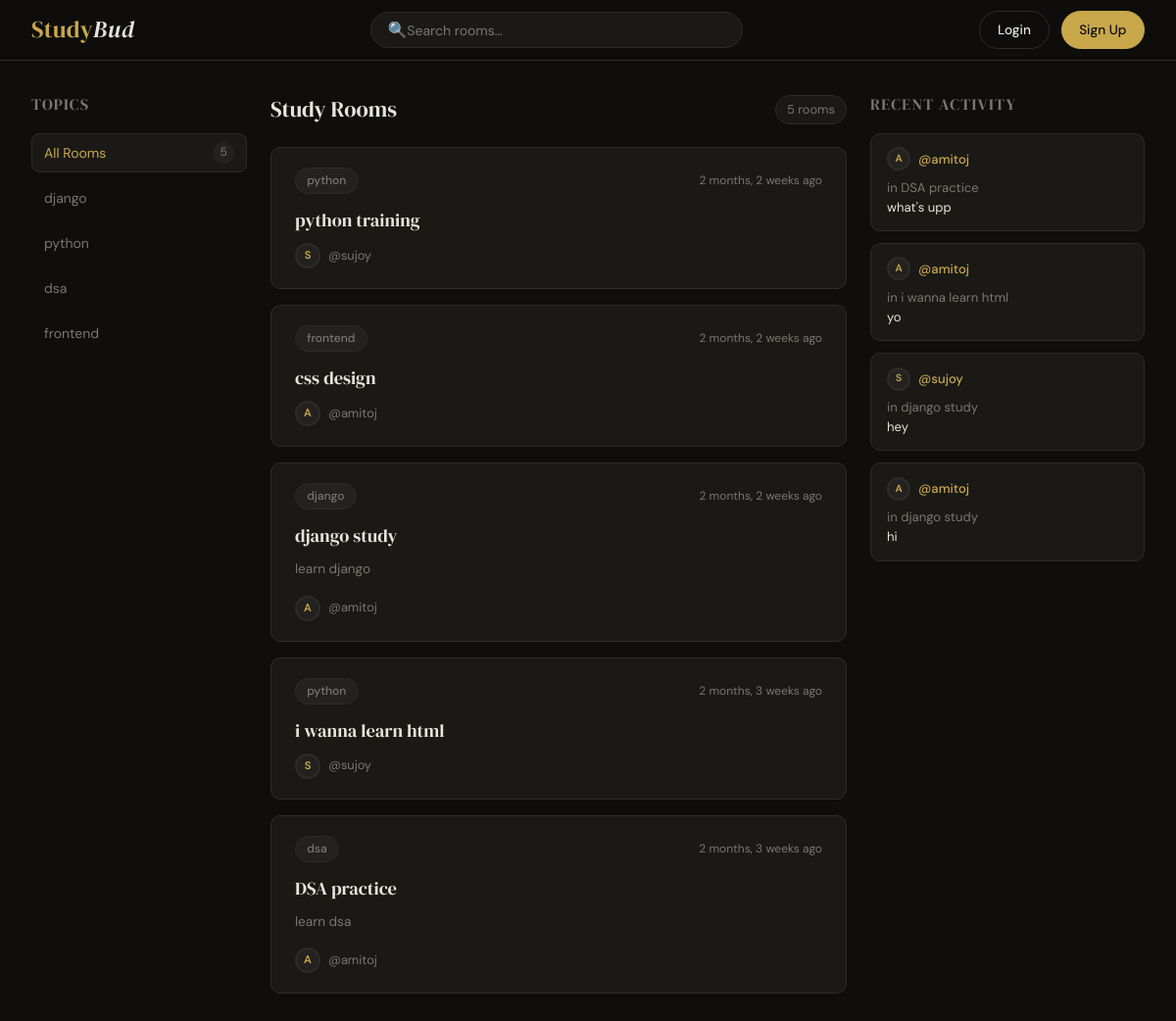
The page / on the database its author committed.
### base/models.py (models this page shows, shortened)
class Topic(models.Model):
    name = models.CharField(max_length=200)
    def __str__(self):
        return self.name

class Room(models.Model):
    host = models.ForeignKey(User, on_delete=models.SET_NULL, null=True)
    topic = models.ForeignKey(Topic, on_delete=models.SET_NULL, null=True)
    name = models.CharField(max_length=200)
    description = models.TextField(null=True, blank=True)
    participants = models.ManyToManyField(User, related_name='participants', blank=True)
    updated = models.DateTimeField(auto_now=True)
    created = models.DateTimeField(auto_now_add=True)
    class Meta:
        ordering = ['-updated', '-created']

class Message(models.Model):
    user = models.ForeignKey(User, on_delete=models.CASCADE)
    room = models.ForeignKey(Room, on_delete=models.CASCADE)
    body = models.TextField()
    updated = models.DateTimeField(auto_now=True)
    created = models.DateTimeField(auto_now_add=True)
    class Meta:
        ordering = ['-updated', '-created']

### base/views.py (the view)
# urls.py: path('',views.home, name="home"),
def home(request):
    q = request.GET.get('q', '')   # default empty string
    rooms = Room.objects.filter(
        Q( topic__name__icontains=q)|
        Q(name__icontains=q)|
        Q(description__icontains=q)
    )
    topics = Topic.objects.all()
    room_count = rooms.count()
    room_messages = Message.objects.all().filter(Q(room__topic__name__icontains=q))
    context = {'rooms': rooms, 'topics': topics, 'room_count': room_count, 'room_messages': room_messages}
    return render(request, 'base/home.html', context)

### base/templates/base/home.html (shortened to what this page needs)
{% extends 'base/main.html' %}
{% block content %}
<div class="home-layout">
  <aside class="topics-sidebar">
    <p class="sidebar-title">Topics</p>
    <div class="topics-list">
      <a href="{% url 'home' %}" class="topic-item {% if not request.GET.q %}active{% endif %}">
        <span>All Rooms</span>
        <span class="count">{{ room_count }}</span>
      </a>
      {% for topic in topics %}
      <a href="{% url 'home' %}?q={{ topic.name }}" class="topic-item {% if request.GET.q == topic.name %}active{% endif %}">
        <span>{{ topic.name }}</span>
      </a>
      {% endfor %}
    </div>
  </aside>
  <main>
    <div class="feed-header">
      <h2>Study Rooms</h2>
      <span class="room-count">{{ room_count }} room{{ room_count|pluralize }}</span>
    </div>
    <div class="rooms-list">
      {% for room in rooms %}
      <div class="room-card">
        <div class="room-card__meta">
          <a href="{% url 'home' %}?q={{ room.topic.name }}" class="tag">{{ room.topic }}</a>
          <span class="room-card__time">{{ room.updated|timesince }} ago</span>
        </div>
        <h3 class="room-card__title">
          <a href="{% url 'room' room.id %}">{{ room.name }}</a>
        </h3>
        {% if room.description %}
        <p class="room-card__desc">{{ room.description }}</p>
        {% endif %}
        <div class="room-card__footer">
          <div class="room-card__host">
            <div class="avatar">{{ room.host.username|first|upper }}</div>
            <a href="{% url 'user-profile' room.host.id %}">@{{ room.host.username }}</a>
          </div>
        </div>
      </div>
      {% empty %}
      <div class="no-rooms">No rooms found. Be the first to create one!</div>
      {% endfor %}
    </div>
  </main>
  <aside class="activity-sidebar">
    <p class="sidebar-title">Recent Activity</p>
    <div class="activity-feed">
      {% for message in room_messages %}
      <div class="activity-item">
        <div class="activity-item__header">
          <div class="avatar">{{ message.user.username|first|upper }}</div>
          <a href="{% url 'user-profile' message.user.id %}" class="activity-item__user">@{{ message.user.username }}</a>
        </div>
        <div class="activity-item__room">
          in <a href="{% url 'room' message.room.id %}">{{ message.room.name }}</a>
        </div>
        <p class="activity-item__body">{{ message.body }}</p>
      </div>
      {% empty %}
      <p style="color:var(--muted);font-size:.85rem;">No recent activity.</p>
      {% endfor %}
    </div>
  </aside>
</div>
{% endblock %}

### base/templates/base/main.html (shortened to what this page needs)
<!DOCTYPE html>
<html lang="en">
<head>
</head>
<body>
  <nav class="navbar">
    <a href="{% url 'home' %}" class="navbar__logo">Study<span>Bud</span></a>
    <div class="navbar__search">
      <form action="{% url 'home' %}" method="GET">
        <button type="submit">🔍</button>
        <input type="text" name="q" placeholder="Search rooms…" value="{{ request.GET.q }}"/>
      </form>
    </div>
    <div class="navbar__actions">
      {% if request.user.is_authenticated %}
        <a href="{% url 'user-profile' request.user.id %}" class="avatar" title="{{ request.user.username }}">
          {{ request.user.username|first|upper }}
        </a>
        <a href="{% url 'create-room' %}" class="btn btn-primary">+ New Room</a>
        <a href="{% url 'logout' %}" class="btn btn-ghost">Logout</a>
      {% else %}
        <a href="{% url 'login' %}" class="btn btn-ghost">Login</a>
        <a href="{% url 'register' %}" class="btn btn-primary">Sign Up</a>
      {% endif %}
    </div>
  </nav>
  {% block content %}{% endblock %}
</body>
</html>

### base/templates/base/main.html (style rules this page uses)
:root { --bg: #0f0e0c; --surface: #1a1916; --surface2: #242220; --border: #2e2c29; --accent: #c9a84c; --accent2: #e8c97a; --text: #e8e4dc; --muted: #7a7672; --danger: #c0544a; --radius: 10px; --font-head: 'DM Serif Display', Georgia, serif; --font-body: 'DM Sans', sans-serif; }
*, *::before, *::after { box-sizing: border-box; margin: 0; padding: 0; }
body { background: var(--bg); color: var(--text); font-family: var(--font-body); font-size: 15px; line-height: 1.6; min-height: 100vh; }
a { color: inherit; text-decoration: none; }
.navbar { position: sticky; top: 0; z-index: 100; background: rgba(15,14,12,.9); backdrop-filter: blur(12px); border-bottom: 1px solid var(--border); padding: 0 2rem; height: 62px; display: flex; align-items: center; justify-content: space-between; gap: 1rem; }
.navbar__logo { font-family: var(--font-head); font-size: 1.5rem; color: var(--accent); letter-spacing: .02em; white-space: nowrap; }
.navbar__logo span { color: var(--text); font-style: italic; }
.navbar__search { flex: 1; max-width: 380px; }
.navbar__search form { display: flex; align-items: center; background: var(--surface); border: 1px solid var(--border); border-radius: 40px; padding: 0 1rem; transition: border-color .2s; }
.navbar__search input { background: none; border: none; outline: none; color: var(--text); font-family: var(--font-body); font-size: .875rem; padding: .55rem 0; width: 100%; }
.navbar__search input::placeholder { color: var(--muted); }
.navbar__search button { background: none; border: none; color: var(--muted); cursor: pointer; font-size: 1rem; padding: 0; }
.navbar__actions { display: flex; align-items: center; gap: .75rem; }
.btn { display: inline-flex; align-items: center; gap: .4rem; font-family: var(--font-body); font-size: .85rem; font-weight: 500; padding: .5rem 1.1rem; border-radius: 40px; border: 1px solid transparent; cursor: pointer; transition: all .2s; white-space: nowrap; }
.btn-primary { background: var(--accent); color: #0f0e0c; border-color: var(--accent); }
.btn-ghost { background: transparent; color: var(--text); border-color: var(--border); }
.avatar { width: 34px; height: 34px; border-radius: 50%; background: var(--surface2); border: 2px solid var(--border); display: flex; align-items: center; justify-content: center; font-weight: 600; font-size: .85rem; color: var(--accent); flex-shrink: 0; overflow: hidden; }
.tag { display: inline-block; padding: .2rem .7rem; border-radius: 40px; font-size: .75rem; font-weight: 500; background: var(--surface2); color: var(--muted); border: 1px solid var(--border); }

### rows shown on the page
Topic: name "django"
Topic: name "python"
Topic: name "dsa"
Topic: name "frontend"
Room: topic "python", updated "2 months, 2 weeks", name "python training", host.username|first "S", host.username "sujoy"
Room: topic "frontend", updated "2 months, 2 weeks", name "css design", host.username|first "A", host.username "amitoj"
Room: topic "django", updated "2 months, 2 weeks", name "django study", description "learn django", host.username|first "A", host.username "amitoj"
Room: topic "python", updated "2 months, 3 weeks", name "i wanna learn html", host.username|first "S", host.username "sujoy"
Room: topic "dsa", updated "2 months, 3 weeks", name "DSA practice", description "learn dsa", host.username|first "A", host.username "amitoj"
Message: user.username|first "A", user.username "amitoj", room.name "DSA practice", body "what's upp"
Message: user.username|first "A", user.username "amitoj", room.name "i wanna learn html", body "yo"
Message: user.username|first "S", user.username "sujoy", room.name "django study", body "hey"
Message: user.username|first "A", user.username "amitoj", room.name "django study", body "hi"

### other values the page prints
{{ room_count }} "5"
